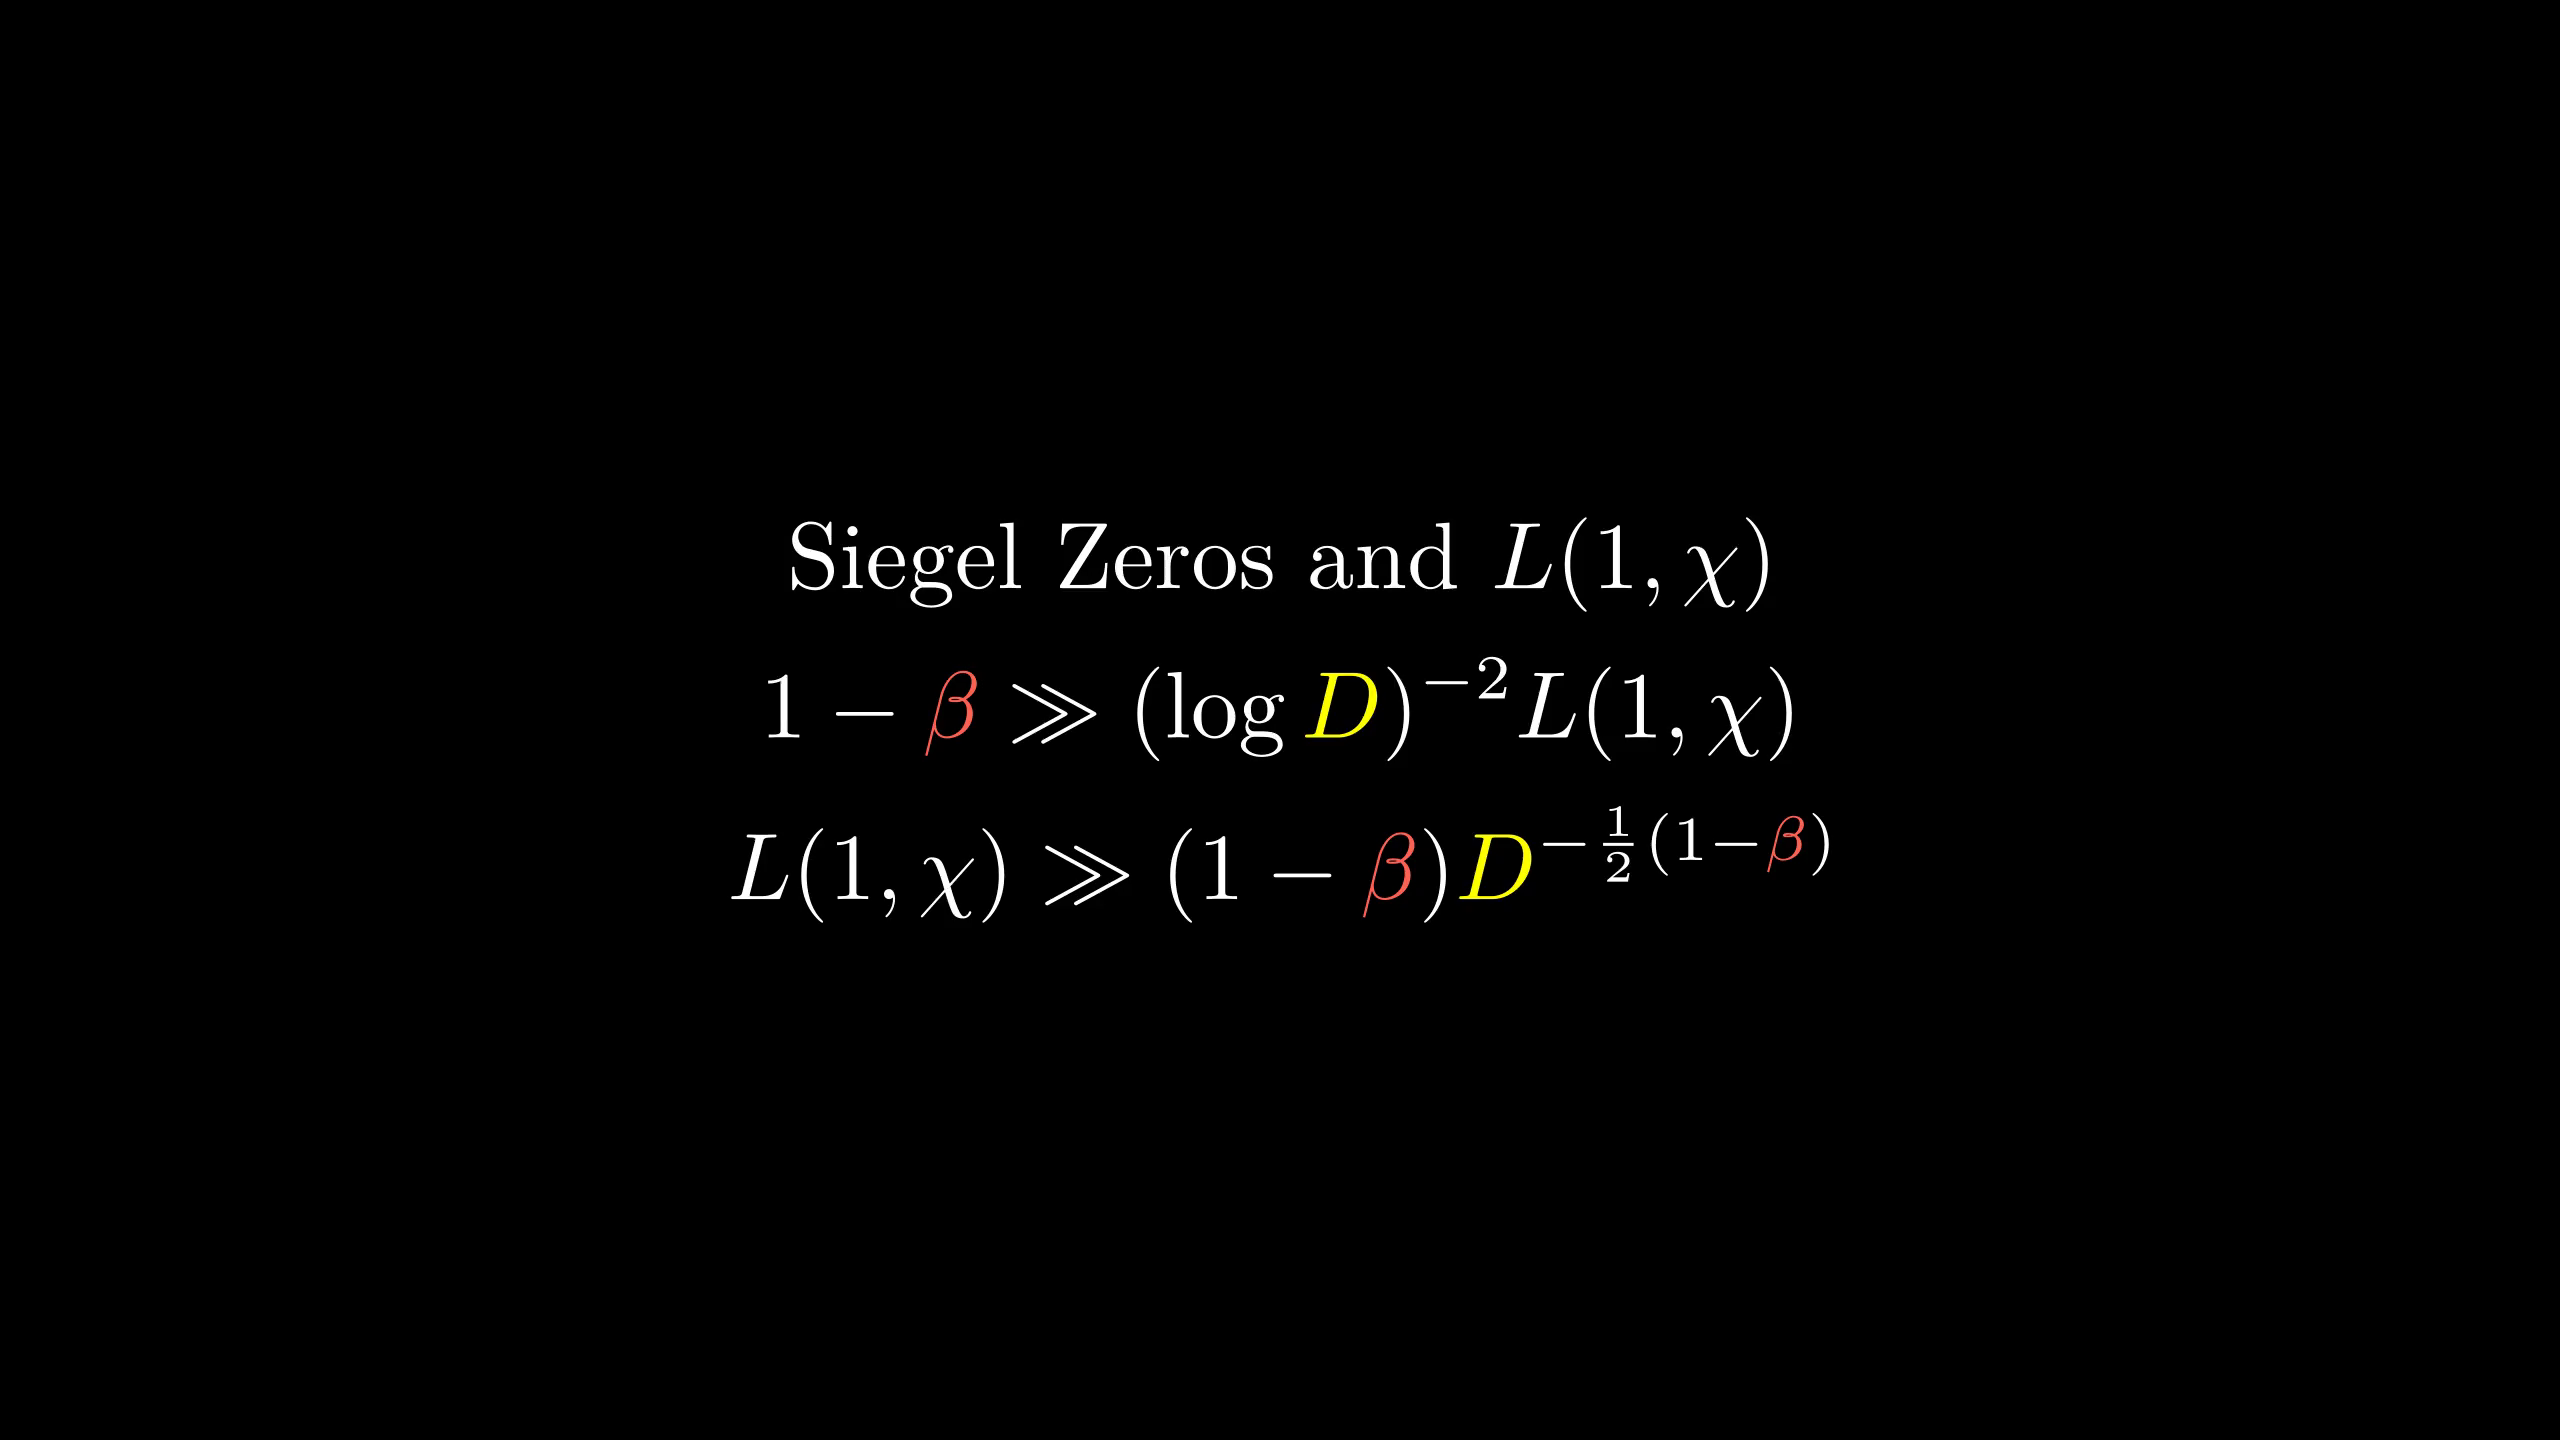

Source code (Python):
from manimlib.imports import *

class FooScene(Scene):
    def construct(self):
        cmap={
            "D":YELLOW,
            r"\beta":RED
        }
        tit=TextMobject(r"Siegel Zeros and $L(1,\chi)$")
        eqn=TexMobject(r"1-\beta\gg(\log D)^{-2}L(1,\chi)",tex_to_color_map=cmap)
        eqn2=TexMobject(r"L(1,\chi)\gg(1-\beta)D^{-\frac12(1-\beta)}",tex_to_color_map=cmap)
        self.add(VGroup(tit,eqn,eqn2).arrange(DOWN))
        self.wait()
